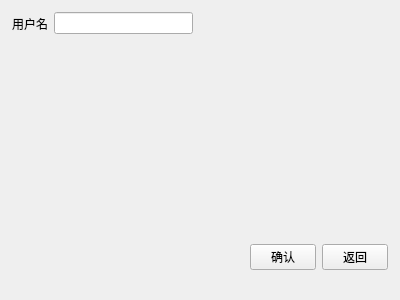
<?xml version="1.0" encoding="UTF-8"?>
<ui version="4.0">
 <class>AddNew</class>
 <widget class="QMainWindow" name="AddNew">
  <property name="geometry">
   <rect>
    <x>0</x>
    <y>0</y>
    <width>400</width>
    <height>300</height>
   </rect>
  </property>
  <property name="windowTitle">
   <string>MainWindow</string>
  </property>
  <widget class="QWidget" name="centralwidget">
   <widget class="QWidget" name="">
    <property name="geometry">
     <rect>
      <x>12</x>
      <y>12</y>
      <width>181</width>
      <height>23</height>
     </rect>
    </property>
    <layout class="QHBoxLayout" name="horizontalLayout_2">
     <item>
      <widget class="QLabel" name="label_user">
       <property name="text">
        <string>用户名</string>
       </property>
      </widget>
     </item>
     <item>
      <widget class="QLineEdit" name="lineEdit_user"/>
     </item>
    </layout>
   </widget>
   <widget class="QWidget" name="">
    <property name="geometry">
     <rect>
      <x>250</x>
      <y>240</y>
      <width>138</width>
      <height>34</height>
     </rect>
    </property>
    <layout class="QHBoxLayout" name="horizontalLayout">
     <item>
      <widget class="QPushButton" name="btn_confirm">
       <property name="text">
        <string>确认</string>
       </property>
      </widget>
     </item>
     <item>
      <widget class="QPushButton" name="btn_return">
       <property name="text">
        <string>返回</string>
       </property>
      </widget>
     </item>
    </layout>
   </widget>
  </widget>
  <widget class="QMenuBar" name="menubar">
   <property name="geometry">
    <rect>
     <x>0</x>
     <y>0</y>
     <width>400</width>
     <height>22</height>
    </rect>
   </property>
  </widget>
 </widget>
 <resources/>
 <connections/>
</ui>
